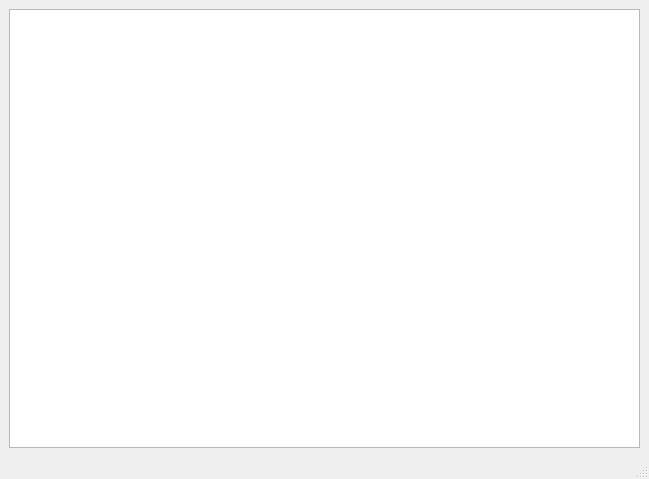
<?xml version="1.0" encoding="UTF-8"?>
<ui version="4.0">
 <class>MainWindow</class>
 <widget class="QMainWindow" name="MainWindow">
  <property name="windowModality">
   <enum>Qt::WindowModal</enum>
  </property>
  <property name="geometry">
   <rect>
    <x>0</x>
    <y>0</y>
    <width>649</width>
    <height>479</height>
   </rect>
  </property>
  <property name="windowTitle">
   <string>Árvore anotada</string>
  </property>
  <property name="windowIcon">
   <iconset>
    <normaloff>ufms.png</normaloff>ufms.png</iconset>
  </property>
  <widget class="QWidget" name="centralwidget">
   <layout class="QGridLayout" name="gridLayout">
    <item row="0" column="0">
     <widget class="QTextEdit" name="campotexto_semantico">
      <property name="font">
       <font>
        <pointsize>14</pointsize>
        <weight>50</weight>
        <bold>false</bold>
       </font>
      </property>
      <property name="cursor" stdset="0">
       <cursorShape>ArrowCursor</cursorShape>
      </property>
      <property name="readOnly">
       <bool>true</bool>
      </property>
      <property name="html">
       <string>&lt;!DOCTYPE HTML PUBLIC &quot;-//W3C//DTD HTML 4.0//EN&quot; &quot;http://www.w3.org/TR/REC-html40/strict.dtd&quot;&gt;
&lt;html&gt;&lt;head&gt;&lt;meta name=&quot;qrichtext&quot; content=&quot;1&quot; /&gt;&lt;style type=&quot;text/css&quot;&gt;
p, li { white-space: pre-wrap; }
&lt;/style&gt;&lt;/head&gt;&lt;body style=&quot; font-family:'MS Shell Dlg 2'; font-size:14pt; font-weight:400; font-style:normal;&quot;&gt;
&lt;p style=&quot;-qt-paragraph-type:empty; margin-top:0px; margin-bottom:0px; margin-left:0px; margin-right:0px; -qt-block-indent:0; text-indent:0px; font-size:8.25pt;&quot;&gt;&lt;br /&gt;&lt;/p&gt;&lt;/body&gt;&lt;/html&gt;</string>
      </property>
     </widget>
    </item>
   </layout>
  </widget>
  <widget class="QMenuBar" name="menubar">
   <property name="geometry">
    <rect>
     <x>0</x>
     <y>0</y>
     <width>649</width>
     <height>21</height>
    </rect>
   </property>
  </widget>
  <widget class="QStatusBar" name="statusbar"/>
 </widget>
 <resources/>
 <connections/>
</ui>
